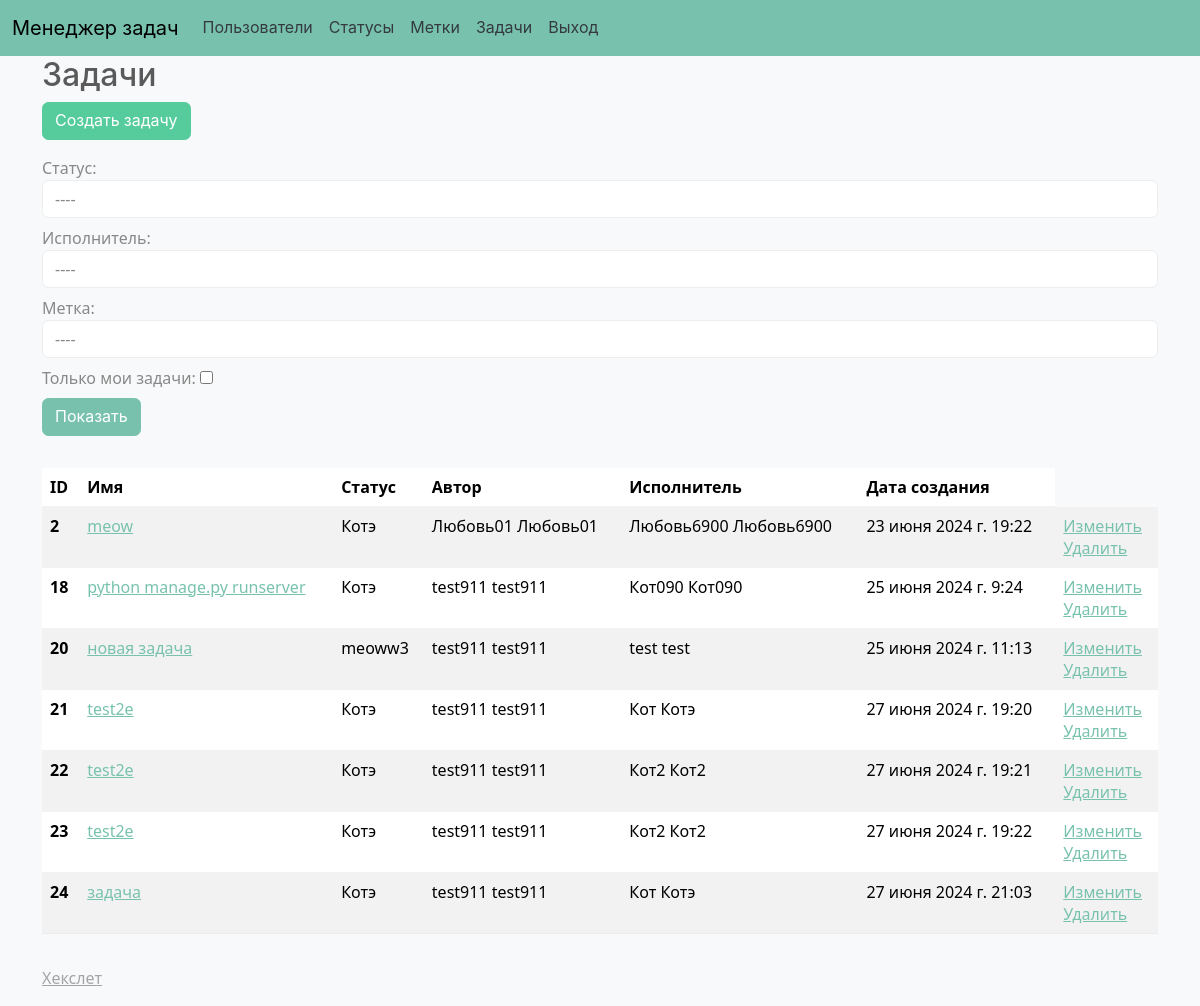
Screenshot of /tasks/ (signed in) with the database file from the repository.
### task_manager/models.py (models this page shows, shortened)
class Task(models.Model):
    name = models.CharField(max_length=100, verbose_name=_('Name'))
    description = models.TextField(verbose_name=_('Description'))
    status = models.ForeignKey(Status,
                               on_delete=models.CASCADE,
                               related_name='tasks',
                               default=1,
                               verbose_name=_('Status'))
    author = models.ForeignKey(CustomUser,
                               related_name='author_tasks',
                               on_delete=models.CASCADE,
                               verbose_name=_('Author'))
    executor = models.ForeignKey(CustomUser,
                                 related_name='executor_tasks',
                                 on_delete=models.CASCADE,
                                 null=True,
                                 verbose_name=_('Executor'))
    created_at = models.DateTimeField(auto_now_add=True,
                                      verbose_name=_('Дата создания'))
    label = models.ManyToManyField(Label, related_name='label')

class Status(models.Model):
    name = models.CharField(
        verbose_name=_('Name'), max_length=100, validators=[])
    created_at = models.DateTimeField(auto_now_add=True)

class CustomUser(AbstractUser):
    first_name = models.CharField(max_length=100)
    last_name = models.CharField(max_length=100)
    username = models.CharField(max_length=150, unique=True)
    password = models.CharField(max_length=100)
    REQUIRED_FIELDS = ['first_name', 'last_name']

### task_manager/views.py (the view)
# urls.py: path('tasks/', views.task_list, name='task_list'),
@login_required
def task_list(request):
    tasks = Task.objects.all()
    statuses = Status.objects.all()
    executors = CustomUser.objects.filter(
        executor_tasks__isnull=False).distinct()
    labels = Label.objects.all()
    status_id = request.GET.get('status')
    if status_id:
        tasks = tasks.filter(status_id=status_id)
    executor_id = request.GET.get('executor')
    if executor_id:
        tasks = tasks.filter(executor_id=executor_id)
    label_id = request.GET.get('label')
    if label_id:
        tasks = tasks.filter(label__id=label_id)
    if 'own_tasks' in request.GET:
        tasks = tasks.filter(author=request.user)
    return render(request, 'tasks/tasks.html', {
        'tasks': tasks,
        'statuses': statuses,
        'executors': executors,
        'labels': labels,
    })

### task_manager/templates/tasks/tasks.html (shortened to what this page needs)
{% extends 'base.html' %}
{% load i18n %}
{% block content %}
  <h2>{% trans 'Tasks' %}</h2>
  <a href="{% url 'task_create' %}" class="btn btn-success mb-3">{% trans 'Create task' %}</a>
  <form method="get" class="form-inline">
    <div class="form-group mb-2">
      <label for="id_status" class="sr-only">{% trans 'Status' %}:</label>
      <select name="status" id="id_status" class="form-control">
        <option value="" selected disabled>----</option>
      </select>
    </div>
    <div class="form-group mb-2">
      <label for="id_executor" class="sr-only">{% trans 'Executor' %}:</label>
      <select name="executor" id="id_executor" class="form-control">
        <option value="" selected disabled>----</option>
      </select>
    </div>
    <div class="form-group mb-2">
      <label for="id_label" class="sr-only">{% trans 'Label' %}:</label>
      <select name="label" id="id_label" class="form-control">
        <option value="" selected disabled>----</option>
      </select>
    </div>
    <div class="form-group mb-2">
      <label for="own_tasks">{% trans 'Only my tasks' %}:</label>
      <input type="checkbox" name="own_tasks" id="own_tasks" {% if request.GET.own_tasks %}checked{% endif %}>
    </div>
    <button type="submit" class="btn btn-primary mb-2">{% trans 'Show' %}</button>
  </form>
  <table class="table table-striped mt-4">
    <thead>
      <tr>
        <th scope="col">{% trans 'ID' %}</th>
        <th scope="col">{% trans 'Name' %}</th>
        <th scope="col">{% trans 'Status' %}</th>
        <th scope="col">{% trans 'Author' %}</th>
        <th scope="col">{% trans 'Executor' %}</th>
        <th scope="col">{% trans 'Creation date' %}</th>
      </tr>
    </thead>
    <tbody>
      {% for task in tasks %}
        <tr>
          <th scope="row">{{ task.id }}</th>
          <td><a href="{% url 'task_detail' task.id %}">{{ task.name }}</a></td>
          <td>{{ task.status.name }}</td>
          <td>{{ task.author.get_full_name }}</td>
          <td>{{ task.executor.get_full_name }}</td>
          <td>{{ task.created_at }}</td>
          <td>
              <div><a href="{% url 'task_update' task.id %}">{% trans "Edit" %}</a></div>
              <div><a href="{% url 'task_delete' task.id %}">{% trans "Delete" %}</a></div>
          </td>
        </tr>
      {% endfor %}
    </tbody>
  </table>
{% endblock %}

### rows the page displays
Task: id "2", name "meow", status.name "Котэ", author.get_full_name "Любовь01 Любовь01", executor.get_full_name "Любовь6900 Любовь6900", created_at "23 июня 2024 г. 19:22"
Task: id "18", name "python manage.py runserver", status.name "Котэ", author.get_full_name "test911 test911", executor.get_full_name "Кот090 Кот090", created_at "25 июня 2024 г. 9:24"
Task: id "20", name "новая задача", status.name "meoww3", author.get_full_name "test911 test911", executor.get_full_name "test test", created_at "25 июня 2024 г. 11:13"
Task: id "21", name "test2e", status.name "Котэ", author.get_full_name "test911 test911", executor.get_full_name "Кот Котэ", created_at "27 июня 2024 г. 19:20"
Task: id "22", name "test2e", status.name "Котэ", author.get_full_name "test911 test911", executor.get_full_name "Кот2 Кот2", created_at "27 июня 2024 г. 19:21"
Task: id "23", name "test2e", status.name "Котэ", author.get_full_name "test911 test911", executor.get_full_name "Кот2 Кот2", created_at "27 июня 2024 г. 19:22"
Task: id "24", name "задача", status.name "Котэ", author.get_full_name "test911 test911", executor.get_full_name "Кот Котэ", created_at "27 июня 2024 г. 21:03"
